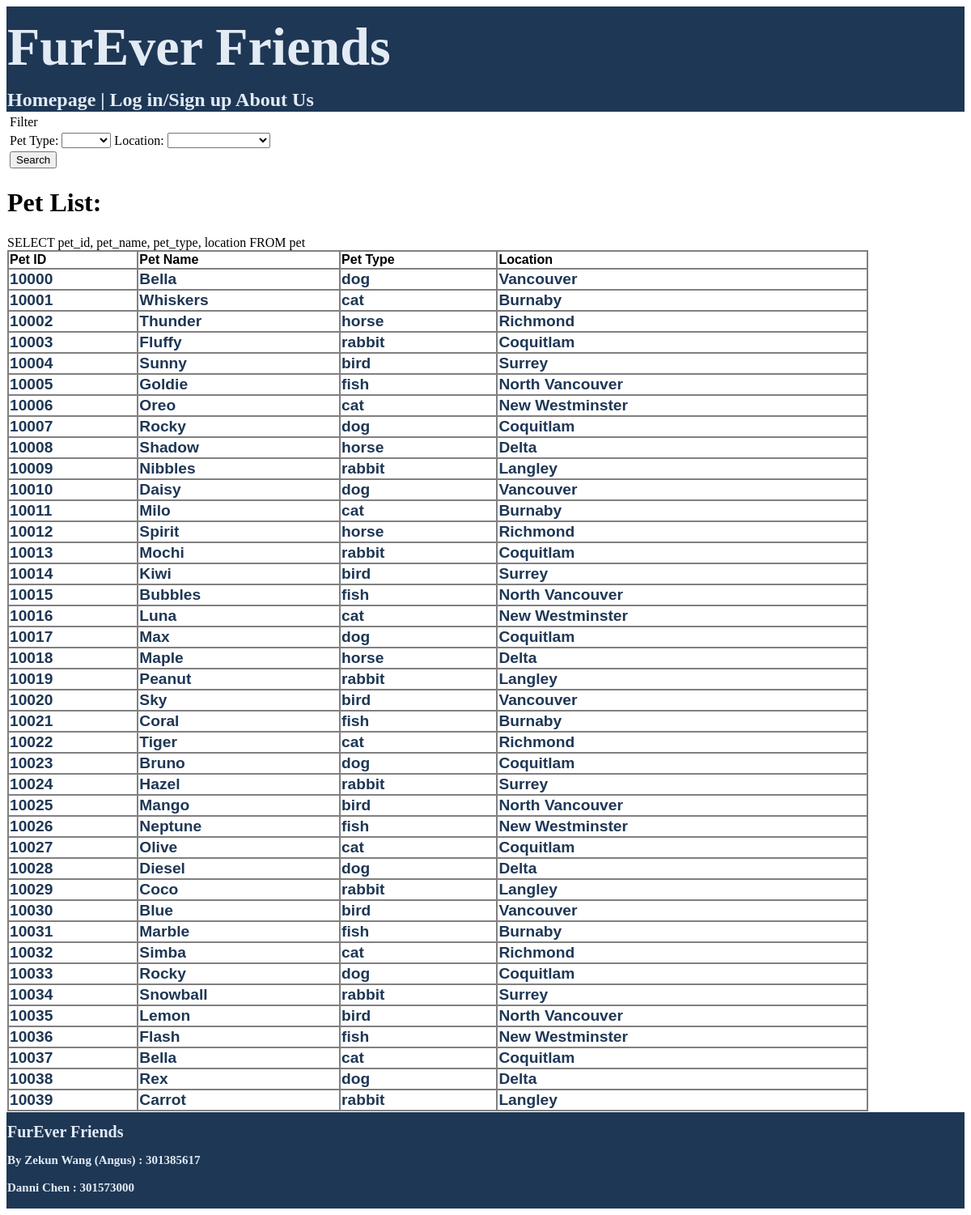
Before: /public/pages/homepage.php with the older database file.
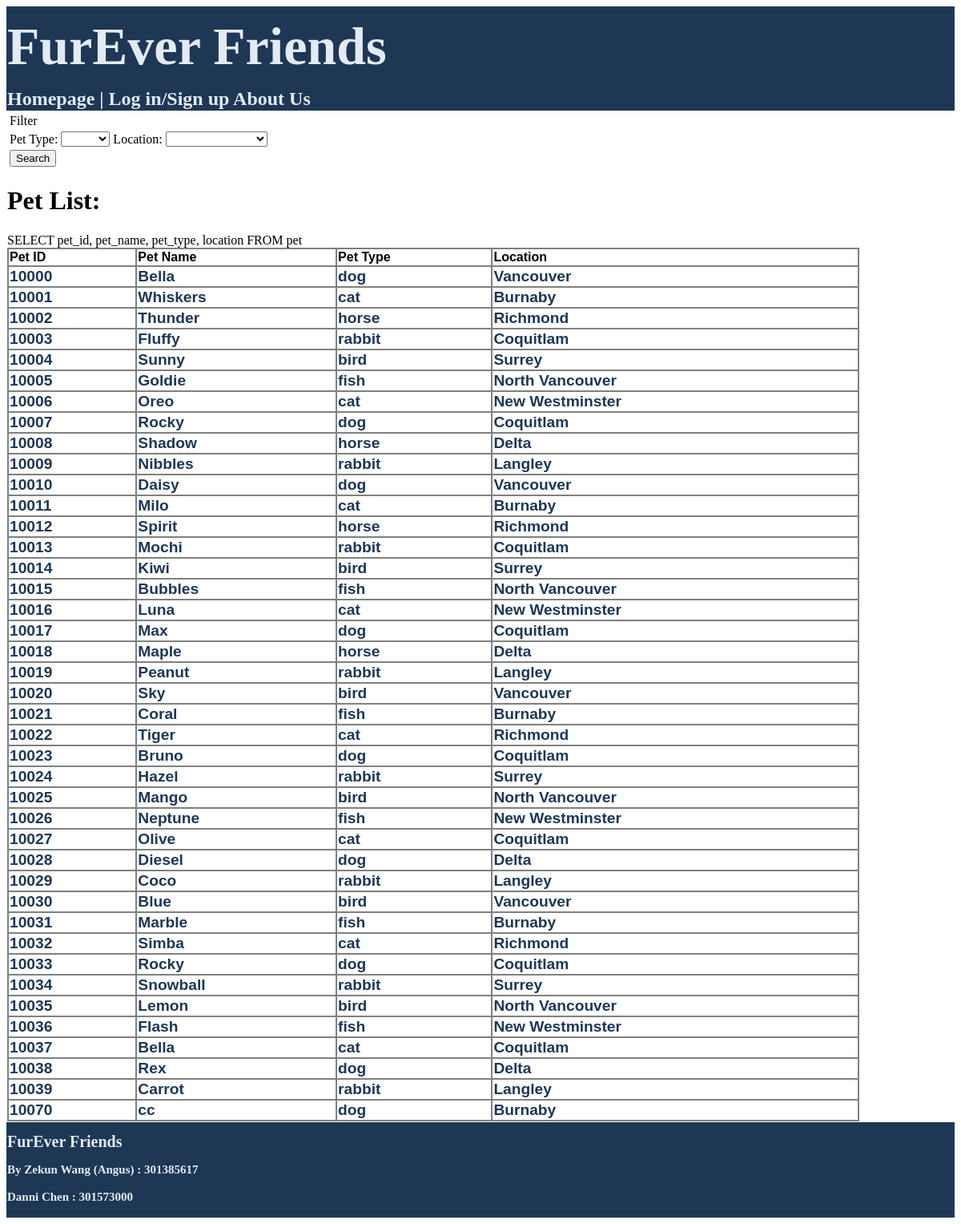
After: the same page with the newer database file.
### tables this page shows
CREATE TABLE `pet` (
  `pet_id` int(5) NOT NULL,
  `pet_name` varchar(20) NOT NULL,
  `location` varchar(50) NOT NULL,
  `pet_type` varchar(20) NOT NULL,
  `post_date` date NOT NULL,
  `description` text NOT NULL
);

### public/pages/homepage.php (the view, shortened to what this page needs)
<?php
require(SHARED_PATH.'/header.php');
require(PRIVATE_PATH.'/functions/functions.php');
echo "<form action= homepage.php>";
echo "<table>";
echo "<tr><td><lable>Filter </lable></td></tr>";
drop_list('Pet Type: ', 'pet_type' , ['','dog','cat','horse','rabbit','bird','fish','other'],['','Dog','Cat','Horse','Rabbit','Bird','Fish','Other']);
search_button();
echo "</table>";
echo "</form>";
echo "<h1>Pet List: </h1>";
if(!empty($pet_type) && empty($location)){
    $general_query = "SELECT pet_id, pet_name, pet_type, location FROM pet WHERE pet_type = '".$pet_type."';";
}
else if(empty($pet_type) && !empty($location)){
    $general_query = "SELECT pet_id, pet_name, pet_type, location FROM pet WHERE location = '".$location."';";
}
else if(!empty($pet_type) && !empty($location)){
    $general_query = "SELECT pet_id, pet_name, pet_type, location FROM pet WHERE pet_type = '".$pet_type."' AND location = '".$location."';";
}
else{
    $general_query = "SELECT pet_id, pet_name, pet_type, location FROM pet";
}
echo $general_query;
$select_result = mysqli_query($connection, $general_query);
if(mysqli_num_rows($select_result) != 0){
    echo"<table class='resultTable'><tr>";
        echo "<td class='tableGrid'><p class='tableHeader'>Pet ID</p></td>";
        echo "<td class='tableGrid'><p class='tableHeader'>Pet Name</p></td>";
        echo "<td class='tableGrid'><p class='tableHeader'>Pet Type</p></td>";
        echo "<td class='tableGrid'><p class='tableHeader'>Location</p></td>";
    echo "</tr><tr>";
    while($row = mysqli_fetch_assoc($select_result)){
        $pet_id = $row['pet_id'];
        echo "<td class='tableGrid'><a href='pet_information.php?edit=$pet_id' id='link1'>". $row['pet_id']. "</a></td>";
        echo "<td class='tableGrid'><a href='pet_information.php?edit=$pet_id' id='link1'>". $row['pet_name']. "</a></td>";
        echo "<td class='tableGrid'><a href='pet_information.php?edit=$pet_id' id='link1'>". $row['pet_type']. "</a></td>";
        echo "<td class='tableGrid'><a href='pet_information.php?edit=$pet_id' id='link1'>". $row['location']. "</a></td>";
        echo"</tr>";
    }
    echo"</table>";
}
else{
    echo"<tr>Result is empty!</tr>";
}
require(SHARED_PATH.'/footer.php');
?>

### private/shared/header.php (shortened to what this page needs)
<html>
<head>
</head>
<body>
    <table style="height:85%; width:100%;border-spacing:0px">
    <tr style="height:100px;background-color:#1E3755">
        <th style="font-family:verdana;font-size:66px;color:#E2EAF4;text-align:left">FurEver Friends</th>
    </tr>
    <tr height="30" bgcolor="#1E3755">
        <td style="font-family:verdana;font-size:24px;color:#E2EAF4;" id="header">
            <strong><a href= "../../public/pages/homepage.php"> Homepage </a> |
                    <a href= "../../public/staff/general/register.php"> Log in/Sign up </a>
                    <a href= "../../public/pages/about_us.php"> About Us </a>
        </td>
    <tr bgcolor="FFFFFF">
    <td >

### private/functions/functions.php
<?php
function drop_list($label,$varname,$options,$texts) {
	global $$varname;
	echo "<td id='label2'>$label</td>";
	echo "<td><select name=\"$varname\"";
	echo ">";
	$i = 0;
	foreach($options as $opt)
		drop_option($texts[$i++],$varname, $opt);
	echo "</select></td>";
}
function drop_option($text,$varname, $opt) {
	global $$varname;
	echo "<option value=\"$opt\" ";
	if (!empty($$varname) && $$varname==$opt ) echo "selected";
	echo ">$text</option>\n";
}
function search_button() {
	echo "<tr><td id='submit'><input type=\"submit\"  name=\"submit\" border=0 value=\"Search\"></td></tr>";
}
?>

### private/shared/footer.php (shortened to what this page needs)
<footer>
    <table style="width:100%;border-spacing:0px" id="footer">
        <tr style="height:50px;background-color:#1E3755">
            <th style="font-family:verdana;font-size:20px;color:#E2EAF4;text-align:left">FurEver Friends</th>
        </tr>
        <tr style="background-color:#1E3755">
            <th style="font-family:verdana;font-size:15px;color:#E2EAF4;text-align:left">By Zekun Wang (Angus) : 301385617</th>
        </tr>
        <tr style="height:50px;background-color:#1E3755">
            <th style="font-family:verdana;font-size:15px;color:#E2EAF4;text-align:left">Danni Chen : 301573000</th>
        </tr>
    </table>
</footer>
</body>
</html>

### private/shared/header.php (style rules this page uses)
a { color:#E2EAF4; text-decoration: none; }

Changed rows visible on the page:
added pet: pet_id "10070", pet_name "cc", pet_type "dog", location "Burnaby"
